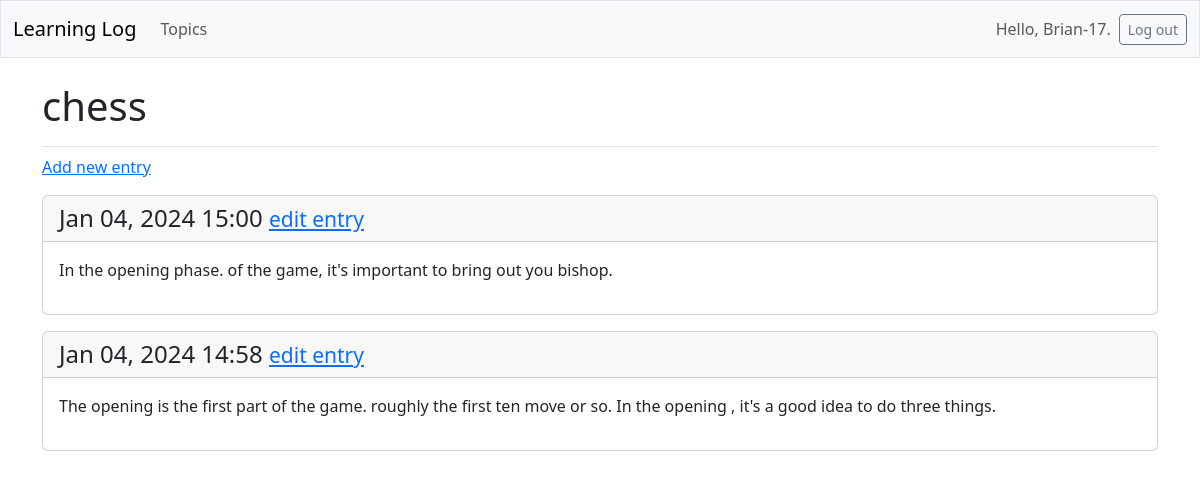
Page /topics/2/ (signed in) on the earlier database version.
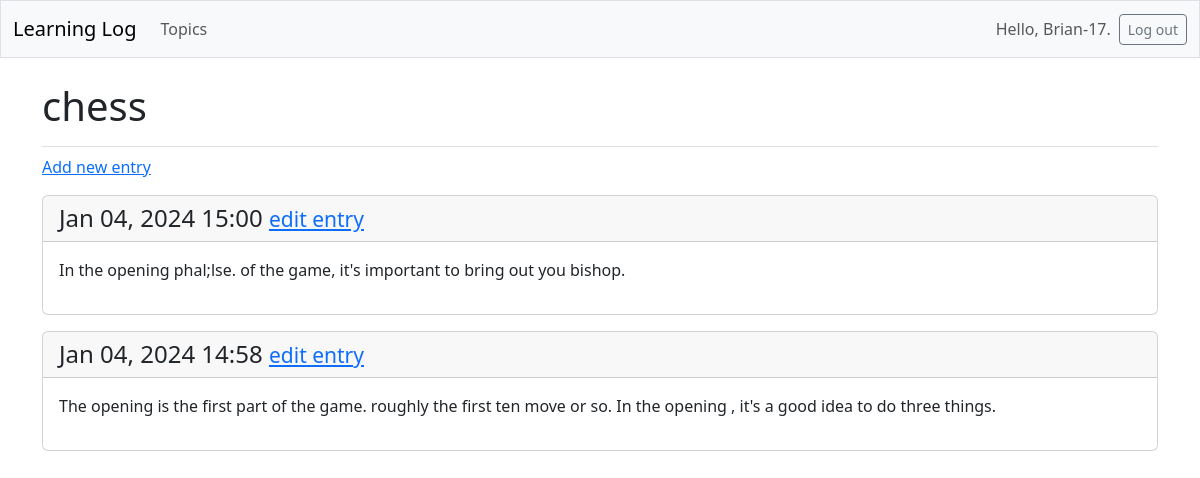
Same page on the later database version.
### learning_logs/models.py (models this page shows, shortened)
class Topic(models.Model):
    text = models.CharField(max_length=200)
    date_added = models.DateTimeField(auto_now_add=True)
    owner = models.ForeignKey(User, on_delete=models.CASCADE)

class Entry(models.Model):
    topic = models.ForeignKey(Topic, on_delete=models.CASCADE)
    text = models.TextField()
    date_added = models.DateTimeField(auto_now_add=True)
    class Meta:
        verbose_name_plural = 'entries'

### learning_logs/views.py (the view)
# urls.py: path('topics/<int:topic_id>/', views.topic, name='topic'),
@login_required
def topic(request, topic_id):
    topic = Topic.objects.get(id=topic_id)
    if topic.owner != request.user:
        raise Http404
    entries = topic.entry_set.order_by('-date_added')
    context = {'topic': topic, 'entries': entries}
    return render(request, 'learning_logs/topic.html', context)

### learning_logs/templates/learning_logs/topic.html
{% extends 'learning_logs/base.html' %}
{% block page_header %}
  <h1>{{ topic.text }}</h1>
{% endblock page_header %}
{% block content %}
  <p>
    <a href="{% url 'learning_logs:new_entry' topic.id %}">Add new entry</a>
  </p>
  {% for entry in entries %}
    <div class="card mb-3">
      <h4 class="card-header">
        {{ entry.date_added|date:'M d, Y H:i' }}
        <small><a href="{% url 'learning_logs:edit_entry' entry.id %}">
          edit entry</a></small>
      </h4>
      <div class="card-body">{{ entry.text|linebreaks }}</div>
    </div>
  {% empty %}
    <p>There are no entries for this topic yet.</p>
  {% endfor %}
{% endblock content %}

### learning_logs/templates/learning_logs/base.html (shortened to what this page needs)
<!doctype html>
<html lang="en">
<head>
  {% load django_bootstrap5 %}
  {% bootstrap_css %}
</head>
<body>
  <nav class="navbar navbar-expand-md navbar-light bg-light mb-4 border">
    <div class="container-fluid">
      <a class="navbar-brand" href="{% url 'learning_logs:index' %}">
          Learning Log</a>
      <div class="collapse navbar-collapse" id="navbarCollapse">
        <ul class="navbar-nav me-auto mb-2 mb-md-0">
          <li class="nav-item">
            <a class="nav-link" href="{% url 'learning_logs:topics' %}">
              Topics</a></li>
        </ul>
        <ul class="navbar-nav ms-auto mb-2 mb-md-0">
          {% if user.is_authenticated %}
            <li class="nav-item">
              <span class="navbar-text me-2">Hello, {{ user.username }}.
                </span></li>
          {% endif %}
          </ul>
          {% if user.is_authenticated %}
            <form action="{% url 'accounts:logout' %}" method='post'>
              <button name='submit' class='btn btn-outline-secondary btn-sm'>
                Log out</button>
            </form>
          {% endif %}
      </div>
    </div>
  </nav>
  <main class="container">
    <div class="pb-2 mb-2 border-bottom">
      {% block page_header %}{% endblock page_header %}
    </div>
    <div>
      {% block content %}{% endblock content %}
    </div>
  </main>
</body>
</html>

Differences in the rows shown:
changed Entry: text "In the opening phase. of the game, it's important to bring out you bishop." → "In the opening phal;lse. of the game, it's important to bring out you bishop."
